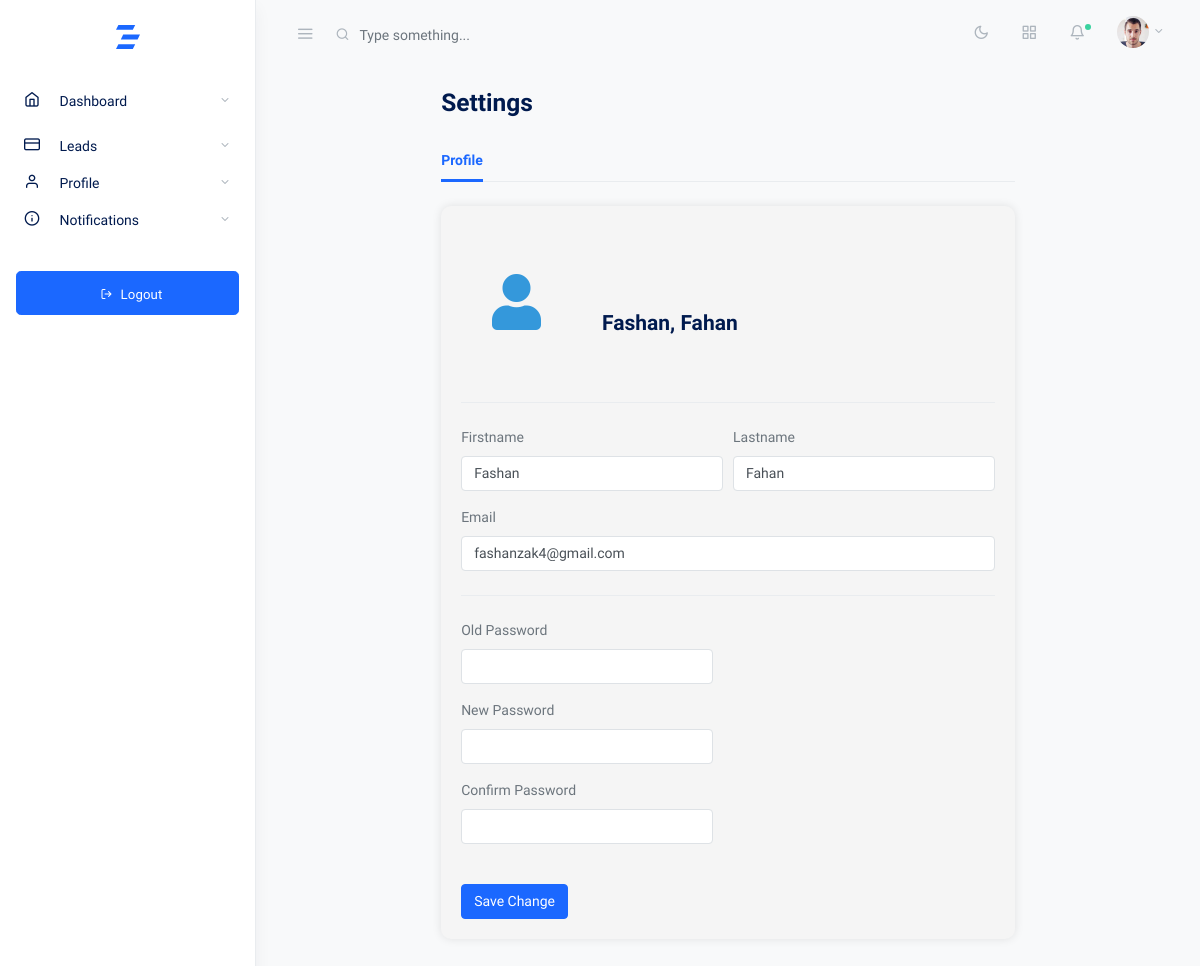
The page /base/profile_settings/ (signed in) on the database its author committed.
### accounts/models.py (models this page shows)
class CustomUserTypes(AbstractUser):
    is_sales = models.BooleanField(default = False)
    is_advisor = models.BooleanField(default=False)
    is_admin = models.BooleanField(default=False)

### base/views.py (the view, shortened to what this page needs)
# urls.py: path('profile_settings/',profile_settings,name ="profile_settings"),
@login_required
def profile_settings(request):
    user = request.user
    is_sales = user.groups.filter(name='Sales').exists()  # Assuming Sales group exists for sales users
    is_super_admin = user.is_superuser
    if is_sales:
        base_template = 'sales_base.html'
    elif is_super_admin:
        base_template = 'base.html'
    else:
        base_template = 'sales_base.html'
    context = {
        'user': user,
        'base_template': base_template,
    }
    return render(request, 'base/profile_setting.html', context)

### templates/base/profile_setting.html (shortened to what this page needs)
{% extends base_template %}
{% load static %}
{% block content %}
<link rel="stylesheet" href="https://cdnjs.cloudflare.com/ajax/libs/font-awesome/6.0.0-beta3/css/all.min.css">
<main role="main" class="main-content">
  <div class="container-fluid">
    <div class="row justify-content-center">
      <div class="col-12 col-lg-10 col-xl-8">
        <h2 class="h3 mb-4 page-title">Settings</h2>
        <div class="my-4">
          <ul class="nav nav-tabs mb-4" id="myTab" role="tablist">
            <li class="nav-item">
              <a class="nav-link active" id="home-tab" data-toggle="tab" href="#home" role="tab" aria-controls="home"
                aria-selected="true">Profile</a>
            </li>
          </ul>
           <link rel="stylesheet" href="https://cdnjs.cloudflare.com/ajax/libs/font-awesome/5.15.3/css/all.min.css">
          <form method="post" class="animated-form">
  <div class="row mt-5 align-items-center">
    <div class="col-md-3 text-center mb-5">
       <i class="fas fa-user fa-4x animated-icon"></i>
    </div>
    <div class="col">
      <div class="row align-items-center">
        <div class="col-md-7">
          <h4 class="mb-1">{{ user.first_name }}, {{ user.last_name }}</h4>
        </div>
      </div>
              </div>
            </div>
            <hr class="my-4">
            <div class="form-row">
              <div class="form-group col-md-6">
                <label for="firstname">Firstname</label>
                <input type="text" id="firstname" name="firstname" class="form-control" placeholder="Brown"
                  value="{{ user.first_name }}">
              </div>
              <div class="form-group col-md-6">
                <label for="lastname">Lastname</label>
                <input type="text" id="lastname" name="lastname" class="form-control" placeholder="Asher"
                  value="{{ user.last_name }}">
              </div>
            </div>
            <div class="form-group">
              <label for="inputEmail4">Email</label>
              <input type="email" name="inputEmail4" class="form-control" placeholder="brown@asher.me"
                value="{{ user.email }}">
            </div>
            <hr class="my-4">
            <div class="row mb-4">
              <div class="col-md-6">
                <div class="form-group">
                  <label for="inputPassword4">Old Password</label>
                  <input type="password" name="inputPassword4" class="form-control">
                </div>
                <div class="form-group">
                  <label for="inputPassword5">New Password</label>
                  <input type="password" name="inputPassword5" class="form-control">
                </div>
                <div class="form-group">
                  <label for="inputPassword6">Confirm Password</label>
                  <input type="password" name="inputPassword6" class="form-control">
                </div>
              </div>
            </div>
            <button type="submit" class="btn btn-primary">Save Change</button>
          </form>
        </div>
      </div>
    </div>
  </div>
</main>
</div>
{% endblock %}

### templates/sales_base.html (style rules this page uses)
.btn-primary { position: relative; overflow: hidden; transition: transform 0.3s ease; }

### templates/base/profile_setting.html (style rules this page uses)
.animated-form { background-color: #f5f5f5; padding: 20px; border-radius: 10px; box-shadow: 0px 0px 10px rgba(0, 0, 0, 0.1); }
.animated-form { animation: fadeInUp 0.5s ease-in-out; }
.animated-icon { animation: heartbeat 1s ease-in-out infinite; color: #3498db; }

### rows shown on the page
CustomUserTypes: first_name "Fashan", last_name "Fahan", firstname "Fashan", lastname "Fahan", inputEmail4 "fashanzak4@gmail.com"
